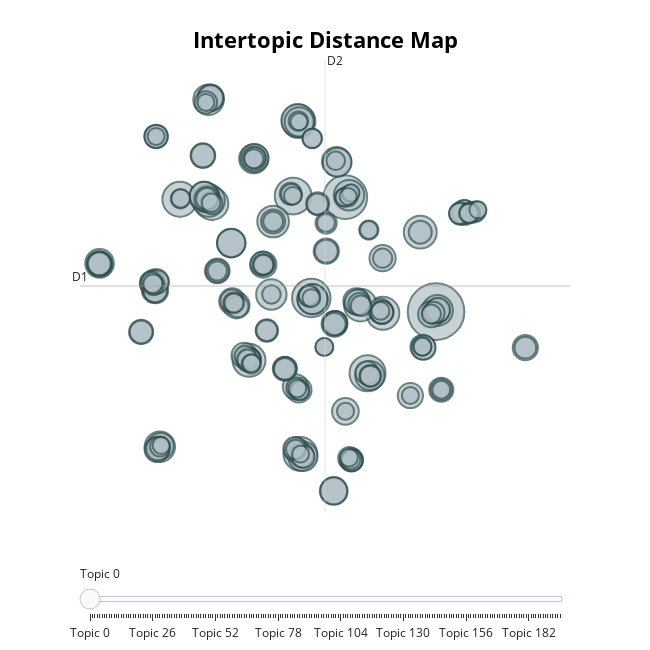

Notebook code for this chart:
### Code cell
#  VISUALIZATIONS
topic_model.visualize_topics()       # Cluster map

### Figure 1 — Plotly figure (JSON) as saved in the notebook; plotly's stock layout.template omitted (floating-point values rounded to 4 significant figures; data arrays with more than 128 entries replaced by an {"elided": "..."} marker saying what was removed)
{"data": [{"customdata": {"elided": "196x3 mixed values"}, "hovertemplate": "<b>Topic %{customdata[0]}</b><br>%{customdata[1]}<br>Size: %{customdata[2]}", "legendgroup": "", "marker": {"color": "#B0BEC5", "line": {"color": "DarkSlateGrey", "width": 2}, "size": {"elided": "196 int values"}, "sizemode": "area", "sizeref": 0.07562, "symbol": "circle"}, "mode": "markers", "name": "", "orientation": "v", "showlegend": false, "type": "scatter", "x": {"elided": "196 float values"}, "xaxis": "x", "y": {"elided": "196 float values"}, "yaxis": "y"}], "layout": {"annotations": [{"showarrow": false, "text": "D1", "x": -11.4, "y": 5.237, "yshift": 10}, {"showarrow": false, "text": "D2", "x": 7.526, "xshift": 10, "y": 23.51}], "height": 650, "hoverlabel": {"bgcolor": "white", "font": {"family": "Rockwell", "size": 16}}, "legend": {"itemsizing": "constant", "tracegroupgap": 0}, "margin": {"t": 60}, "shapes": [{"line": {"color": "#CFD8DC", "width": 2}, "type": "line", "x0": 7.526, "x1": 7.526, "y0": -13.04, "y1": 23.51}, {"line": {"color": "#9E9E9E", "width": 2}, "type": "line", "x0": -11.4, "x1": 26.45, "y0": 5.237, "y1": 5.237}], "sliders": [{"active": 0, "pad": {"t": 50}, "steps": [{"args": [{"marker.color": {"elided": "1x196 str values"}}], "label": "Topic 0", "method": "update"}, {"args": [{"marker.color": {"elided": "1x196 str values"}}], "label": "Topic 1", "method": "update"}, {"args": [{"marker.color": {"elided": "1x196 str values"}}], "label": "Topic 2", "method": "update"}, {"args": [{"marker.color": {"elided": "1x196 str values"}}], "label": "Topic 3", "method": "update"}, {"args": [{"marker.color": {"elided": "1x196 str values"}}], "label": "Topic 4", "method": "update"}, {"args": [{"marker.color": {"elided": "1x196 str values"}}], "label": "Topic 5", "method": "update"}, {"args": [{"marker.color": {"elided": "1x196 str values"}}], "label": "Topic 6", "method": "update"}, {"args": [{"marker.color": {"elided": "1x196 str values"}}], "label": "Topic 7", "method": "update"}, {"args": [{"marker.color": {"elided": "1x196 str values"}}], "label": "Topic 8", "method": "update"}, {"args": [{"marker.color": {"elided": "1x196 str values"}}], "label": "Topic 9", "method": "update"}, {"args": [{"marker.color": {"elided": "1x196 str values"}}], "label": "Topic 10", "method": "update"}, {"args": [{"marker.color": {"elided": "1x196 str values"}}], "label": "Topic 11", "method": "update"}, {"args": [{"marker.color": {"elided": "1x196 str values"}}], "label": "Topic 12", "method": "update"}, {"args": [{"marker.color": {"elided": "1x196 str values"}}], "label": "Topic 13", "method": "update"}, {"args": [{"marker.color": {"elided": "1x196 str values"}}], "label": "Topic 14", "method": "update"}, {"args": [{"marker.color": {"elided": "1x196 str values"}}], "label": "Topic 15", "method": "update"}, {"args": [{"marker.color": {"elided": "1x196 str values"}}], "label": "Topic 16", "method": "update"}, {"args": [{"marker.color": {"elided": "1x196 str values"}}], "label": "Topic 17", "method": "update"}, {"args": [{"marker.color": {"elided": "1x196 str values"}}], "label": "Topic 18", "method": "update"}, {"args": [{"marker.color": {"elided": "1x196 str values"}}], "label": "Topic 19", "method": "update"}, {"args": [{"marker.color": {"elided": "1x196 str values"}}], "label": "Topic 20", "method": "update"}, {"args": [{"marker.color": {"elided": "1x196 str values"}}], "label": "Topic 21", "method": "update"}, {"args": [{"marker.color": {"elided": "1x196 str values"}}], "label": "Topic 22", "method": "update"}, {"args": [{"marker.color": {"elided": "1x196 str values"}}], "label": "Topic 23", "method": "update"}, {"args": [{"marker.color": {"elided": "1x196 str values"}}], "label": "Topic 24", "method": "update"}, {"args": [{"marker.color": {"elided": "1x196 str values"}}], "label": "Topic 25", "method": "update"}, {"args": [{"marker.color": {"elided": "1x196 str values"}}], "label": "Topic 26", "method": "update"}, {"args": [{"marker.color": {"elided": "1x196 str values"}}], "label": "Topic 27", "method": "update"}, {"args": [{"marker.color": {"elided": "1x196 str values"}}], "label": "Topic 28", "method": "update"}, {"args": [{"marker.color": {"elided": "1x196 str values"}}], "label": "Topic 29", "method": "update"}, {"args": [{"marker.color": {"elided": "1x196 str values"}}], "label": "Topic 30", "method": "update"}, {"args": [{"marker.color": {"elided": "1x196 str values"}}], "label": "Topic 31", "method": "update"}, {"args": [{"marker.color": {"elided": "1x196 str values"}}], "label": "Topic 32", "method": "update"}, {"args": [{"marker.color": {"elided": "1x196 str values"}}], "label": "Topic 33", "method": "update"}, {"args": [{"marker.color": {"elided": "1x196 str values"}}], "label": "Topic 34", "method": "update"}, {"args": [{"marker.color": {"elided": "1x196 str values"}}], "label": "Topic 35", "method": "update"}, {"args": [{"marker.color": {"elided": "1x196 str values"}}], "label": "Topic 36", "method": "update"}, {"args": [{"marker.color": {"elided": "1x196 str values"}}], "label": "Topic 37", "method": "update"}, {"args": [{"marker.color": {"elided": "1x196 str values"}}], "label": "Topic 38", "method": "update"}, {"args": [{"marker.color": {"elided": "1x196 str values"}}], "label": "Topic 39", "method": "update"}, {"args": [{"marker.color": {"elided": "1x196 str values"}}], "label": "Topic 40", "method": "update"}, {"args": [{"marker.color": {"elided": "1x196 str values"}}], "label": "Topic 41", "method": "update"}, {"args": [{"marker.color": {"elided": "1x196 str values"}}], "label": "Topic 42", "method": "update"}, {"args": [{"marker.color": {"elided": "1x196 str values"}}], "label": "Topic 43", "method": "update"}, {"args": [{"marker.color": {"elided": "1x196 str values"}}], "label": "Topic 44", "method": "update"}, {"args": [{"marker.color": {"elided": "1x196 str values"}}], "label": "Topic 45", "method": "update"}, {"args": [{"marker.color": {"elided": "1x196 str values"}}], "label": "Topic 46", "method": "update"}, {"args": [{"marker.color": {"elided": "1x196 str values"}}], "label": "Topic 47", "method": "update"}, {"args": [{"marker.color": {"elided": "1x196 str values"}}], "label": "Topic 48", "method": "update"}, {"args": [{"marker.color": {"elided": "1x196 str values"}}], "label": "Topic 49", "method": "update"}, {"args": [{"marker.color": {"elided": "1x196 str values"}}], "label": "Topic 50", "method": "update"}, {"args": [{"marker.color": {"elided": "1x196 str values"}}], "label": "Topic 51", "method": "update"}, {"args": [{"marker.color": {"elided": "1x196 str values"}}], "label": "Topic 52", "method": "update"}, {"args": [{"marker.color": {"elided": "1x196 str values"}}], "label": "Topic 53", "method": "update"}, {"args": [{"marker.color": {"elided": "1x196 str values"}}], "label": "Topic 54", "method": "update"}, {"args": [{"marker.color": {"elided": "1x196 str values"}}], "label": "Topic 55", "method": "update"}, {"args": [{"marker.color": {"elided": "1x196 str values"}}], "label": "Topic 56", "method": "update"}, {"args": [{"marker.color": {"elided": "1x196 str values"}}], "label": "Topic 57", "method": "update"}, {"args": [{"marker.color": {"elided": "1x196 str values"}}], "label": "Topic 58", "method": "update"}, {"args": [{"marker.color": {"elided": "1x196 str values"}}], "label": "Topic 59", "method": "update"}, {"args": [{"marker.color": {"elided": "1x196 str values"}}], "label": "Topic 60", "method": "update"}, {"args": [{"marker.color": {"elided": "1x196 str values"}}], "label": "Topic 61", "method": "update"}, {"args": [{"marker.color": {"elided": "1x196 str values"}}], "label": "Topic 62", "method": "update"}, {"args": [{"marker.color": {"elided": "1x196 str values"}}], "label": "Topic 63", "method": "update"}, {"args": [{"marker.color": {"elided": "1x196 str values"}}], "label": "Topic 64", "method": "update"}, {"args": [{"marker.color": {"elided": "1x196 str values"}}], "label": "Topic 65", "method": "update"}, {"args": [{"marker.color": {"elided": "1x196 str values"}}], "label": "Topic 66", "method": "update"}, {"args": [{"marker.color": {"elided": "1x196 str values"}}], "label": "Topic 67", "method": "update"}, {"args": [{"marker.color": {"elided": "1x196 str values"}}], "label": "Topic 68", "method": "update"}, {"args": [{"marker.color": {"elided": "1x196 str values"}}], "label": "Topic 69", "method": "update"}, {"args": [{"marker.color": {"elided": "1x196 str values"}}], "label": "Topic 70", "method": "update"}, {"args": [{"marker.color": {"elided": "1x196 str values"}}], "label": "Topic 71", "method": "update"}, {"args": [{"marker.color": {"elided": "1x196 str values"}}], "label": "Topic 72", "method": "update"}, {"args": [{"marker.color": {"elided": "1x196 str values"}}], "label": "Topic 73", "method": "update"}, {"args": [{"marker.color": {"elided": "1x196 str values"}}], "label": "Topic 74", "method": "update"}, {"args": [{"marker.color": {"elided": "1x196 str values"}}], "label": "Topic 75", "method": "update"}, {"args": [{"marker.color": {"elided": "1x196 str values"}}], "label": "Topic 76", "method": "update"}, {"args": [{"marker.color": {"elided": "1x196 str values"}}], "label": "Topic 77", "method": "update"}, {"args": [{"marker.color": {"elided": "1x196 str values"}}], "label": "Topic 78", "method": "update"}, {"args": [{"marker.color": {"elided": "1x196 str values"}}], "label": "Topic 79", "method": "update"}, {"args": [{"marker.color": {"elided": "1x196 str values"}}], "label": "Topic 80", "method": "update"}, {"args": [{"marker.color": {"elided": "1x196 str values"}}], "label": "Topic 81", "method": "update"}, {"args": [{"marker.color": {"elided": "1x196 str values"}}], "label": "Topic 82", "method": "update"}, {"args": [{"marker.color": {"elided": "1x196 str values"}}], "label": "Topic 83", "method": "update"}, {"args": [{"marker.color": {"elided": "1x196 str values"}}], "label": "Topic 84", "method": "update"}, {"args": [{"marker.color": {"elided": "1x196 str values"}}], "label": "Topic 85", "method": "update"}, {"args": [{"marker.color": {"elided": "1x196 str values"}}], "label": "Topic 86", "method": "update"}, {"args": [{"marker.color": {"elided": "1x196 str values"}}], "label": "Topic 87", "method": "update"}, {"args": [{"marker.color": {"elided": "1x196 str values"}}], "label": "Topic 88", "method": "update"}, {"args": [{"marker.color": {"elided": "1x196 str values"}}], "label": "Topic 89", "method": "update"}, {"args": [{"marker.color": {"elided": "1x196 str values"}}], "label": "Topic 90", "method": "update"}, {"args": [{"marker.color": {"elided": "1x196 str values"}}], "label": "Topic 91", "method": "update"}, {"args": [{"marker.color": {"elided": "1x196 str values"}}], "label": "Topic 92", "method": "update"}, {"args": [{"marker.color": {"elided": "1x196 str values"}}], "label": "Topic 93", "method": "update"}, {"args": [{"marker.color": {"elided": "1x196 str values"}}], "label": "Topic 94", "method": "update"}, {"args": [{"marker.color": {"elided": "1x196 str values"}}], "label": "Topic 95", "method": "update"}, {"args": [{"marker.color": {"elided": "1x196 str values"}}], "label": "Topic 96", "method": "update"}, {"args": [{"marker.color": {"elided": "1x196 str values"}}], "label": "Topic 97", "method": "update"}, {"args": [{"marker.color": {"elided": "1x196 str values"}}], "label": "Topic 98", "method": "update"}, {"args": [{"marker.color": {"elided": "1x196 str values"}}], "label": "Topic 99", "method": "update"}, {"args": [{"marker.color": {"elided": "1x196 str values"}}], "label": "Topic 100", "method": "update"}, {"args": [{"marker.color": {"elided": "1x196 str values"}}], "label": "Topic 101", "method": "update"}, {"args": [{"marker.color": {"elided": "1x196 str values"}}], "label": "Topic 102", "method": "update"}, {"args": [{"marker.color": {"elided": "1x196 str values"}}], "label": "Topic 103", "method": "update"}, {"args": [{"marker.color": {"elided": "1x196 str values"}}], "label": "Topic 104", "method": "update"}, {"args": [{"marker.color": {"elided": "1x196 str values"}}], "label": "Topic 105", "method": "update"}, {"args": [{"marker.color": {"elided": "1x196 str values"}}], "label": "Topic 106", "method": "update"}, {"args": [{"marker.color": {"elided": "1x196 str values"}}], "label": "Topic 107", "method": "update"}, {"args": [{"marker.color": {"elided": "1x196 str values"}}], "label": "Topic 108", "method": "update"}, {"args": [{"marker.color": {"elided": "1x196 str values"}}], "label": "Topic 109", "method": "update"}, {"args": [{"marker.color": {"elided": "1x196 str values"}}], "label": "Topic 110", "method": "update"}, {"args": [{"marker.color": {"elided": "1x196 str values"}}], "label": "Topic 111", "method": "update"}, {"args": [{"marker.color": {"elided": "1x196 str values"}}], "label": "Topic 112", "method": "update"}, {"args": [{"marker.color": {"elided": "1x196 str values"}}], "label": "Topic 113", "method": "update"}, {"args": [{"marker.color": {"elided": "1x196 str values"}}], "label": "Topic 114", "method": "update"}, {"args": [{"marker.color": {"elided": "1x196 str values"}}], "label": "Topic 115", "method": "update"}, {"args": [{"marker.color": {"elided": "1x196 str values"}}], "label": "Topic 116", "method": "update"}, {"args": [{"marker.color": {"elided": "1x196 str values"}}], "label": "Topic 117", "method": "update"}, {"args": [{"marker.color": {"elided": "1x196 str values"}}], "label": "Topic 118", "method": "update"}, {"args": [{"marker.color": {"elided": "1x196 str values"}}], "label": "Topic 119", "method": "update"}, {"args": [{"marker.color": {"elided": "1x196 str values"}}], "label": "Topic 120", "method": "update"}, {"args": [{"marker.color": {"elided": "1x196 str values"}}], "label": "Topic 121", "method": "update"}, {"args": [{"marker.color": {"elided": "1x196 str values"}}], "label": "Topic 122", "method": "update"}, {"args": [{"marker.color": {"elided": "1x196 str values"}}], "label": "Topic 123", "method": "update"}, {"args": [{"marker.color": {"elided": "1x196 str values"}}], "label": "Topic 124", "method": "update"}, {"args": [{"marker.color": {"elided": "1x196 str values"}}], "label": "Topic 125", "method": "update"}, {"args": [{"marker.color": {"elided": "1x196 str values"}}], "label": "Topic 126", "method": "update"}, {"args": [{"marker.color": {"elided": "1x196 str values"}}], "label": "Topic 127", "method": "update"}, {"args": [{"marker.color": {"elided": "1x196 str values"}}], "label": "Topic 128", "method": "update"}, {"args": [{"marker.color": {"elided": "1x196 str values"}}], "label": "Topic 129", "method": "update"}, {"args": [{"marker.color": {"elided": "1x196 str values"}}], "label": "Topic 130", "method": "update"}, {"args": [{"marker.color": {"elided": "1x196 str values"}}], "label": "Topic 131", "method": "update"}, {"args": [{"marker.color": {"elided": "1x196 str values"}}], "label": "Topic 132", "method": "update"}, {"args": [{"marker.color": {"elided": "1x196 str values"}}], "label": "Topic 133", "method": "update"}, {"args": [{"marker.color": {"elided": "1x196 str values"}}], "label": "Topic 134", "method": "update"}, {"args": [{"marker.color": {"elided": "1x196 str values"}}], "label": "Topic 135", "method": "update"}, {"args": [{"marker.color": {"elided": "1x196 str values"}}], "label": "Topic 136", "method": "update"}, {"args": [{"marker.color": {"elided": "1x196 str values"}}], "label": "Topic 137", "method": "update"}, {"args": [{"marker.color": {"elided": "1x196 str values"}}], "label": "Topic 138", "method": "update"}, {"args": [{"marker.color": {"elided": "1x196 str values"}}], "label": "Topic 139", "method": "update"}, {"args": [{"marker.color": {"elided": "1x196 str values"}}], "label": "Topic 140", "method": "update"}, {"args": [{"marker.color": {"elided": "1x196 str values"}}], "label": "Topic 141", "method": "update"}, {"args": [{"marker.color": {"elided": "1x196 str values"}}], "label": "Topic 142", "method": "update"}, {"args": [{"marker.color": {"elided": "1x196 str values"}}], "label": "Topic 143", "method": "update"}, {"args": [{"marker.color": {"elided": "1x196 str values"}}], "label": "Topic 144", "method": "update"}, {"args": [{"marker.color": {"elided": "1x196 str values"}}], "label": "Topic 145", "method": "update"}, {"args": [{"marker.color": {"elided": "1x196 str values"}}], "label": "Topic 146", "method": "update"}, {"args": [{"marker.color": {"elided": "1x196 str values"}}], "label": "Topic 147", "method": "update"}, {"args": [{"marker.color": {"elided": "1x196 str values"}}], "label": "Topic 148", "method": "update"}, {"args": [{"marker.color": {"elided": "1x196 str values"}}], "label": "Topic 149", "method": "update"}, {"args": [{"marker.color": {"elided": "1x196 str values"}}], "label": "Topic 150", "method": "update"}, {"args": [{"marker.color": {"elided": "1x196 str values"}}], "label": "Topic 151", "method": "update"}, {"args": [{"marker.color": {"elided": "1x196 str values"}}], "label": "Topic 152", "method": "update"}, {"args": [{"marker.color": {"elided": "1x196 str values"}}], "label": "Topic 153", "method": "update"}, {"args": [{"marker.color": {"elided": "1x196 str values"}}], "label": "Topic 154", "method": "update"}, {"args": [{"marker.color": {"elided": "1x196 str values"}}], "label": "Topic 155", "method": "update"}, {"args": [{"marker.color": {"elided": "1x196 str values"}}], "label": "Topic 156", "method": "update"}, {"args": [{"marker.color": {"elided": "1x196 str values"}}], "label": "Topic 157", "method": "update"}, {"args": [{"marker.color": {"elided": "1x196 str values"}}], "label": "Topic 158", "method": "update"}, {"args": [{"marker.color": {"elided": "1x196 str values"}}], "label": "Topic 159", "method": "update"}, {"args": [{"marker.color": {"elided": "1x196 str values"}}], "label": "Topic 160", "method": "update"}, {"args": [{"marker.color": {"elided": "1x196 str values"}}], "label": "Topic 161", "method": "update"}, {"args": [{"marker.color": {"elided": "1x196 str values"}}], "label": "Topic 162", "method": "update"}, {"args": [{"marker.color": {"elided": "1x196 str values"}}], "label": "Topic 163", "method": "update"}, {"args": [{"marker.color": {"elided": "1x196 str values"}}], "label": "Topic 164", "method": "update"}, {"args": [{"marker.color": {"elided": "1x196 str values"}}], "label": "Topic 165", "method": "update"}, {"args": [{"marker.color": {"elided": "1x196 str values"}}], "label": "Topic 166", "method": "update"}, {"args": [{"marker.color": {"elided": "1x196 str values"}}], "label": "Topic 167", "method": "update"}, {"args": [{"marker.color": {"elided": "1x196 str values"}}], "label": "Topic 168", "method": "update"}, {"args": [{"marker.color": {"elided": "1x196 str values"}}], "label": "Topic 169", "method": "update"}, {"args": [{"marker.color": {"elided": "1x196 str values"}}], "label": "Topic 170", "method": "update"}, {"args": [{"marker.color": {"elided": "1x196 str values"}}], "label": "Topic 171", "method": "update"}, {"args": [{"marker.color": {"elided": "1x196 str values"}}], "label": "Topic 172", "method": "update"}, {"args": [{"marker.color": {"elided": "1x196 str values"}}], "label": "Topic 173", "method": "update"}, {"args": [{"marker.color": {"elided": "1x196 str values"}}], "label": "Topic 174", "method": "update"}, {"args": [{"marker.color": {"elided": "1x196 str values"}}], "label": "Topic 175", "method": "update"}, {"args": [{"marker.color": {"elided": "1x196 str values"}}], "label": "Topic 176", "method": "update"}, {"args": [{"marker.color": {"elided": "1x196 str values"}}], "label": "Topic 177", "method": "update"}, {"args": [{"marker.color": {"elided": "1x196 str values"}}], "label": "Topic 178", "method": "update"}, {"args": [{"marker.color": {"elided": "1x196 str values"}}], "label": "Topic 179", "method": "update"}, {"args": [{"marker.color": {"elided": "1x196 str values"}}], "label": "Topic 180", "method": "update"}, {"args": [{"marker.color": {"elided": "1x196 str values"}}], "label": "Topic 181", "method": "update"}, {"args": [{"marker.color": {"elided": "1x196 str values"}}], "label": "Topic 182", "method": "update"}, {"args": [{"marker.color": {"elided": "1x196 str values"}}], "label": "Topic 183", "method": "update"}, {"args": [{"marker.color": {"elided": "1x196 str values"}}], "label": "Topic 184", "method": "update"}, {"args": [{"marker.color": {"elided": "1x196 str values"}}], "label": "Topic 185", "method": "update"}, {"args": [{"marker.color": {"elided": "1x196 str values"}}], "label": "Topic 186", "method": "update"}, {"args": [{"marker.color": {"elided": "1x196 str values"}}], "label": "Topic 187", "method": "update"}, {"args": [{"marker.color": {"elided": "1x196 str values"}}], "label": "Topic 188", "method": "update"}, {"args": [{"marker.color": {"elided": "1x196 str values"}}], "label": "Topic 189", "method": "update"}, {"args": [{"marker.color": {"elided": "1x196 str values"}}], "label": "Topic 190", "method": "update"}, {"args": [{"marker.color": {"elided": "1x196 str values"}}], "label": "Topic 191", "method": "update"}, {"args": [{"marker.color": {"elided": "1x196 str values"}}], "label": "Topic 192", "method": "update"}, {"args": [{"marker.color": {"elided": "1x196 str values"}}], "label": "Topic 193", "method": "update"}, {"args": [{"marker.color": {"elided": "1x196 str values"}}], "label": "Topic 194", "method": "update"}, {"args": [{"marker.color": {"elided": "1x196 str values"}}], "label": "Topic 195", "method": "update"}]}], "title": {"font": {"color": "Black", "size": 22}, "text": "<b>Intertopic Distance Map</b>", "x": 0.5, "xanchor": "center", "y": 0.95, "yanchor": "top"}, "width": 650, "xaxis": {"anchor": "y", "domain": [0, 1], "range": [-11.4, 26.45], "title": {"text": ""}, "visible": false}, "yaxis": {"anchor": "x", "domain": [0, 1], "range": [-13.04, 23.51], "title": {"text": ""}, "visible": false}}}
